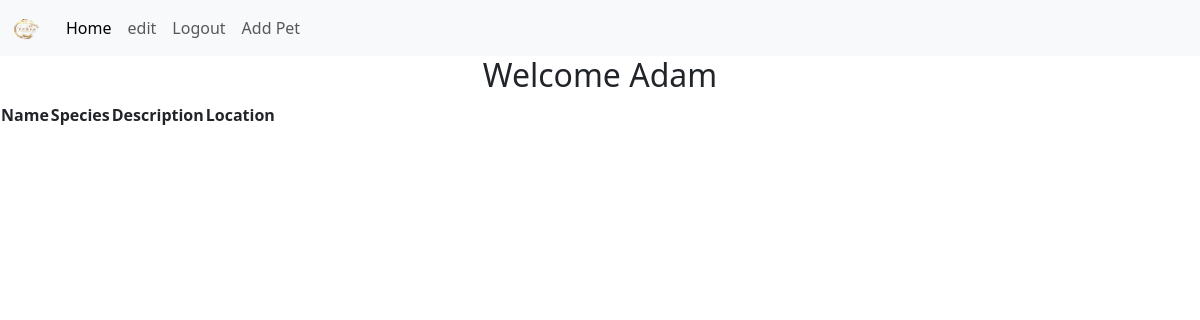
Page /dashboard.php (signed in) on the earlier database version.
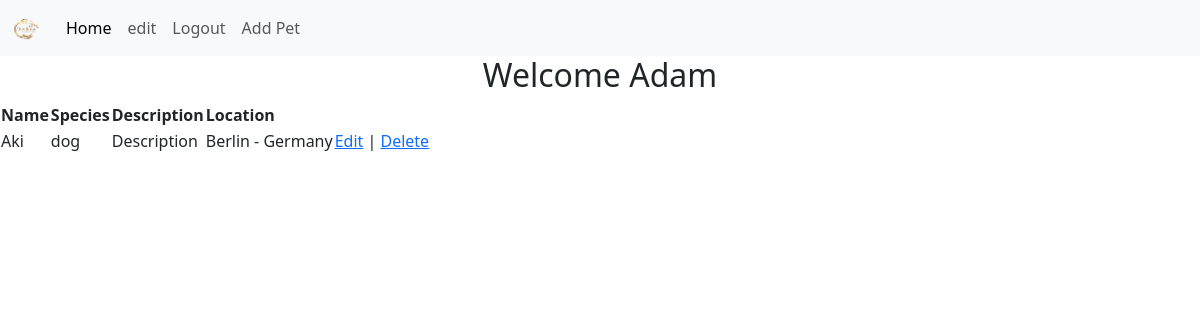
Same page on the later database version.
### tables this page shows
CREATE TABLE `users` (
  `id` int(11) NOT NULL,
  `username` varchar(255) NOT NULL,
  `password` varchar(255) NOT NULL,
  `email` varchar(255) NOT NULL,
  `registration_date` date DEFAULT curdate(),
  `pictures` varchar(255) DEFAULT NULL,
  `role` enum('user','admin') DEFAULT 'user'
);

CREATE TABLE `pets` (
  `id` int(11) NOT NULL,
  `name` varchar(255) DEFAULT NULL,
  `species` enum('dog','cat','bird','hamster','fish','other') DEFAULT NULL,
  `description` text DEFAULT NULL,
  `location` varchar(255) DEFAULT NULL,
  `added_by` int(11) DEFAULT NULL,
  `breed` varchar(100) DEFAULT 'No Breed',
  `status` enum('not adopted','adopted','pending') DEFAULT 'not adopted',
  `age` int(11) NOT NULL,
  `image` varchar(150) DEFAULT 'default.jpg',
  `size` enum('small','medium','big') NOT NULL
);

### dashboard.php (the view, shortened to what this page needs)
<?php
    require_once "db_connect.php";
    $sql = "SELECT * FROM users WHERE id = {$_SESSION["admin"]}";
    $result = mysqli_query($connection, $sql);
    $row = mysqli_fetch_assoc($result);
    $query = "SELECT * FROM pets";
    $result = $connection->query($query);
?>
<!DOCTYPE html>
<html lang="en">
<head>
    <link href="https://cdn.jsdelivr.net/npm/bootstrap@5.3.0/dist/css/bootstrap.min.css" rel="stylesheet">
</head>
<body>
    <nav class="navbar navbar-expand-lg bg-body-tertiary">
        <div class="container-fluid">
            <a class="navbar-brand" href="#">
                <img src="pictures/<?= $row["pictures"] ?>" alt="user pic" width="30" height="24">
            </a>
            <ul class="navbar-nav me-auto mb-2 mb-lg-0">
                <li class="nav-item">
                    <a class="nav-link active" aria-current="page" href="#">Home</a>
                </li>
                <li class="nav-item">
                <a class="nav-link" href="login_logout_register_crud/update.php?id=<?= $row["id"] ?>">edit</a>
                </li>
                <li class="nav-item">
                    <a class="nav-link" href="login_logout_register_crud/logout.php?logout">Logout</a>
                </li>
                <li class="nav-item">
                    <a class="nav-link" href="pet_crud/add_pet.php?add_pet">Add Pet</a>
                </li>
            </ul>
        </div>
    </nav>
    <h2 class="text-center">Welcome <?= $row["username"]  ?></h2>
    <table>
    <thead>
        <tr>
            <th>Name</th>
            <th>Species</th>
            <th>Description</th>
            <th>Location</th>
        </tr>
    </thead>
    <tbody>
        <?php while($row = $result->fetch_assoc()): ?>
            <tr>
                <td><?= $row['name'] ?></td>
                <td><?= $row['species'] ?></td>
                <td><?= $row['description'] ?></td>
                <td><?= $row['location'] ?></td>
                <td>
                    <a href="pet_crud/edit_pet.php?id=<?= $row['id'] ?>">Edit</a> |
                    <a href="pet_crud/delete_pet.php?id=<?= $row['id']; ?>" onclick="return confirm('Are you sure you want to delete this pet?');">Delete</a>
                </td>
            </tr>
        <?php endwhile; ?>
    </tbody>
</table>
</body>
</html>

Differences in the rows shown:
added pets: name "Aki", species "dog", description "Description", location "Berlin - Germany"
